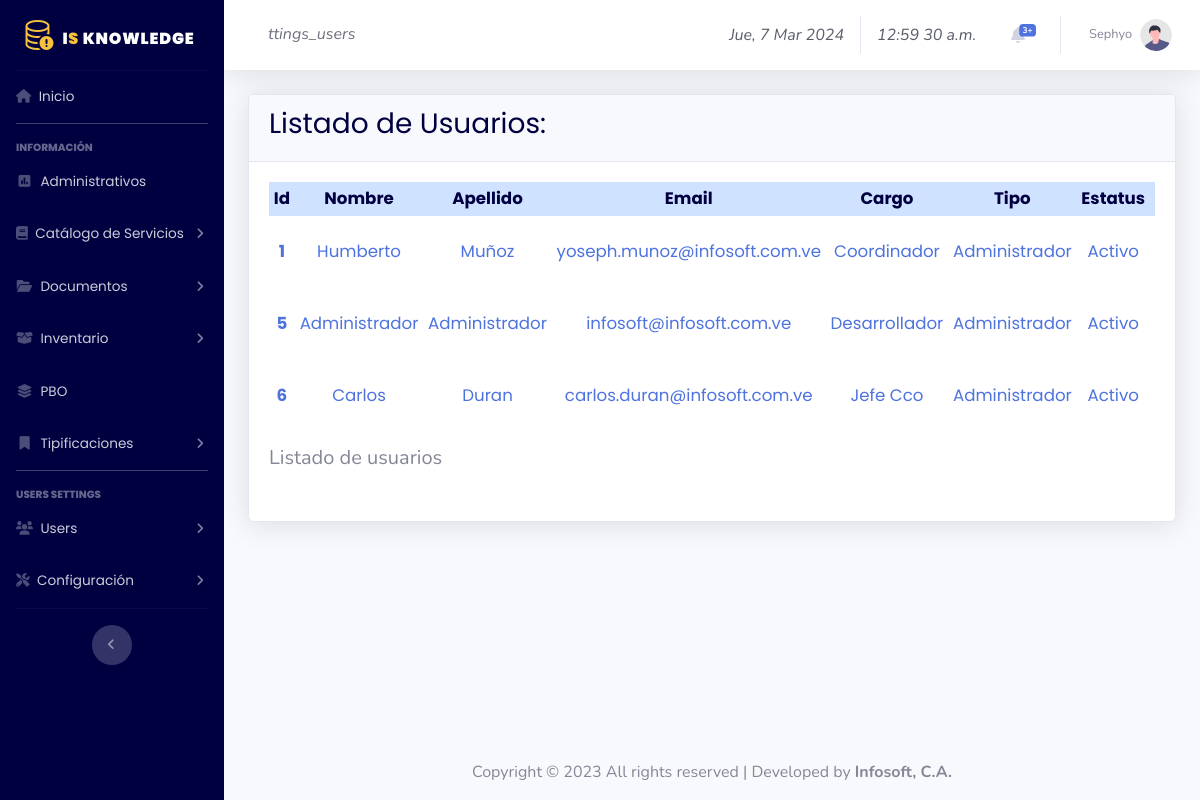
Page /settings_users/index.php?option=3 (signed in) on the earlier database version.
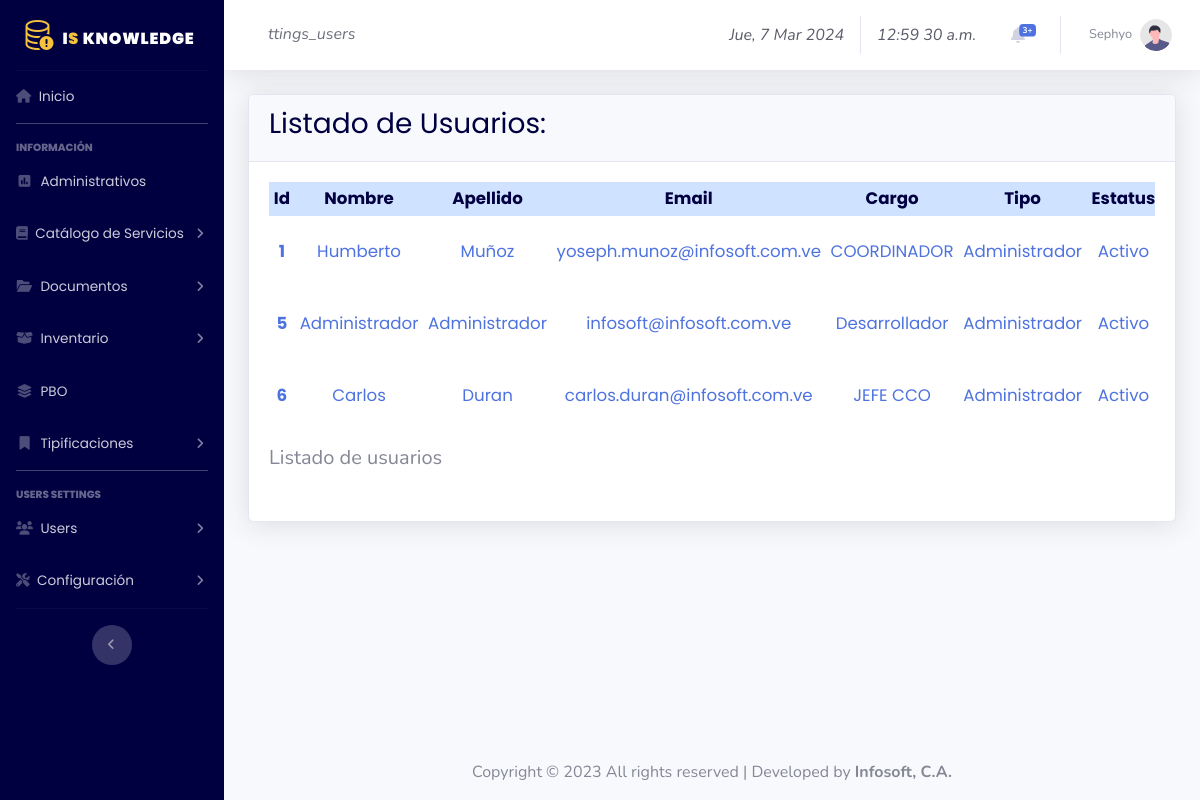
Same page on the later database version.
### tables this page shows
CREATE TABLE `ke_user` (
  `KEU_ID` int NOT NULL,
  `KEU_NAME` varchar(50) NOT NULL,
  `KEU_LASTNAME` varchar(50) NOT NULL,
  `KEU_DOCUMENT` int NOT NULL,
  `KEU_USER` varchar(50) NOT NULL,
  `KEU_EMAIL` varchar(100) NOT NULL,
  `KEU_PASSWORD` varchar(255) NOT NULL,
  `KEC_ID` int NOT NULL,
  `KETU_ID` int NOT NULL,
  `KES_ID` int NOT NULL,
  `KEU_CREATION_DATE` datetime NOT NULL,
  `KEU_CREATION_USER` varchar(50) NOT NULL,
  `KEU_UPDATE_DATE` datetime NOT NULL,
  `KEU_UPDATE_USER` varchar(50) NOT NULL
);

CREATE TABLE `ke_charge` (
  `KEC_ID` int NOT NULL,
  `KEC_CHARGE` varchar(150) NOT NULL,
  `KEC_ACTIVE` bit(1) NOT NULL,
  `KEC_CREATION_DATE` datetime NOT NULL,
  `KEC_CREATION_USER` varchar(50) NOT NULL,
  `KEC_UPDATE_DATE` datetime NOT NULL,
  `KEC_UPDATE_USER` varchar(50) NOT NULL
);

CREATE TABLE `ke_type_user` (
  `KETU_ID` int NOT NULL,
  `KETU_TYPE_USER` varchar(150) NOT NULL
);

CREATE TABLE `ke_status` (
  `KES_ID` int NOT NULL,
  `KES_STATUS` varchar(50) NOT NULL
);

### conexion/queryRegister.php (called while the page is built, shortened)
<?php
    require_once ('conexion.php');
    $sql = "SELECT A.KEU_ID, A.KEU_NAME, A.KEU_LASTNAME, A.KEU_DOCUMENT, A.KEU_USER, A.KEU_EMAIL, B.KEC_CHARGE AS CHARGE, C.KETU_TYPE_USER AS TYPE, D.KES_STATUS AS STATUS, A.KEC_ID, A.KETU_ID, A.KES_ID FROM KE_USER A INNER JOIN KE_CHARGE B ON A.KEC_ID = B.KEC_ID INNER JOIN KE_TYPE_USER C ON A.KETU_ID = C.KETU_ID INNER JOIN KE_STATUS D ON A.KES_ID = D.KES_ID WHERE D.KES_ID = 1";
    $query4 = mysqli_query($conex, $sql);
    $num2 = mysqli_num_rows($query4);
?>

### settings_users/list_users.php (shortened to what this page needs)
<?php
include '../conexion/queryRegister.php';
?>
<div class="container-fluid mt-2">
  <div class="card shadow">
      <div class="card-header">
          <div class="h3 titulo">
            Listado de Usuarios:
          </div>
      </div>
      <div class="card-body small">
          <div class="table-responsive">
              <table class="table table-sm table-hover text-center align-middle table-borderless fs-5 small" width="100%" cellspacing="0">
              <thead class="table-primary">
                  <tr>
                      <th white="0.5px">Id</th>
                      <th>Nombre</th>
                      <th>Apellido</th>
                      <th>Email</th>
                      <th>Cargo</th>
                      <th>Tipo</th>
                      <th>Estatus</th>
                      <th>Editar</th>
                  </tr>
              </thead>
              <tbody class="table-group-divider" data-bs-spy="scroll">
                  <tr>
                      <?php  if($num2 == 0 ) { echo "No existen Datos Actualmente!"; } else { foreach ($query4 as $r) { ?>
                      <th class="text-primary align-middle" white="0.5px"><?= $r['KEU_ID']?></th>
                      <td scope="col" class="text-primary align-middle"><?= $r['KEU_NAME'];?></td>
                      <td scope="col" class="text-primary align-middle"><?= $r['KEU_LASTNAME'];?></td>
                      <td scope="col" class="text-primary align-middle"><?= $r['KEU_EMAIL'];?></td>
                      <td scope="col" class="text-primary align-middle"><?= $r['CHARGE'];?></td>
                      <td scope="col" class="text-primary align-middle"><?= $r['TYPE'];?></td>
                      <td scope="col" class="text-primary align-middle"><?= $r['STATUS'];?></td>
                      <td style="width: 12%;">
                      </td>
                  </tr>
                  <?php } } ?>
                  <caption>Listado de usuarios</caption>
              </tbody>
              </table>
          </div>
      </div>
  </div>
</div>

Differences in the rows shown:
changed through a linked row, ke_user "Humberto": KEC_ID.KEC_CHARGE "Coordinador" → "COORDINADOR"
changed through a linked row, ke_user "Carlos": KEC_ID.KEC_CHARGE "Jefe Cco" → "JEFE CCO"
